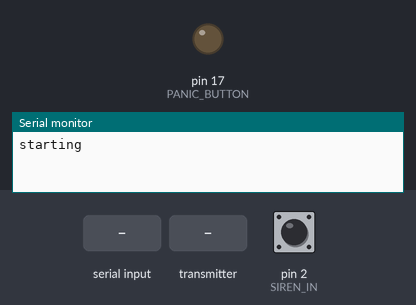
A sketch run on a simulated Arduino Leonardo, built with avr-gcc and run on an emulated ATmega32U4. Parts: output pins drawn as LEDs (lit = HIGH), the last lines printed to the serial monitor. Inputs (shaded band) come from the test bench; at power-on: pin 2 (SIREN_IN) HIGH. No radio packets arrive unless stated.

Above: at 1.2 s.
1.3 s: "P" received over Serial
At 1.7 s:
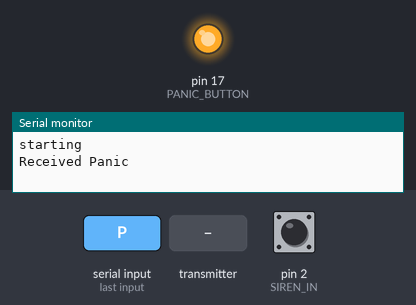
4.3 s: pin 2 (SIREN_IN) pulled LOW for 0.15 s
5.9 s: the transmitter starts sending mirfData = 0
7.8 s: "1" received over Serial
Timing chart, 0 to 10.3 s (numbered marks = the images above; inputs shaded):
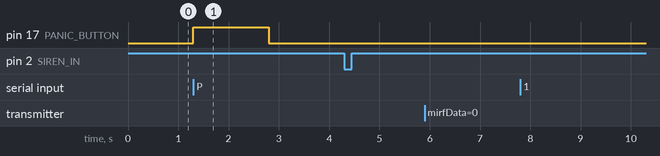

The sketch:

AlarmReceiver.ino
```cpp
/*
 */

#include <SPI.h>
#include "RadioCommon.h"
#include "nRF24L01.h"
#include "RF24.h"

#define PANIC_BUTTON 17
#define SIREN_IN      2

byte inByte;
unsigned long mirfData;

RF24 radio(14, 16);

void setup()
{
  pinMode(SIREN_IN, INPUT_PULLUP);

  digitalWrite(PANIC_BUTTON, LOW);
  pinMode(PANIC_BUTTON, OUTPUT);

  // start serial port at 9600 bps:
  Serial.begin(9600);
  while (!Serial) {
    ; // wait for serial port to connect. Needed for Leonardo only
  }

  //
  // Setup and configure rf radio
  //

  START_RADIO(radio, RADIO_ALARM);

  Serial.println("starting");
}

void press(int output)
{
  digitalWrite(output, HIGH);
  delay(1500);
  digitalWrite(output, LOW);
}

unsigned long startDebounce = 0;
int lastState = HIGH;
boolean alarmSent = false;

void loop()
{
  int state = digitalRead(SIREN_IN);
  if (state != lastState) {
    lastState = state;
    startDebounce = millis();
    alarmSent = false;
    Serial.println(state == HIGH ? "High Detected" : "Low detected");
  } else if (state == LOW && (millis() - startDebounce) >= 20 && !alarmSent) {
    Serial.println("Alarm detected");
    radio.stopListening();
    radio.openWritingPipe(pipes[RADIO_SERVER]);
    mirfData = 'A';
    alarmSent = radio.write((byte *)&mirfData, sizeof(unsigned long));
    radio.startListening();
  }

  // if we get a valid byte, read analog ins:
  if (Serial.available() > 0) {
    // get incoming byte:
    inByte = Serial.read();
    switch (inByte) {
      case 'P':
        Serial.println("Received Panic");
        press(PANIC_BUTTON);
        break;

      default:
        Serial.print("Received ");
        Serial.println(inByte);
    }
  }

  if (radio.available()) {
    radio.read((byte *)&mirfData, sizeof(unsigned long));
    inByte = mirfData & 0xFF;
    switch (inByte) {
      case 'P':
        Serial.println("Received Panic");
        press(PANIC_BUTTON);
        break;

      default:
        Serial.print("Received data ");
        Serial.println(mirfData);
    }
  }
}
```

Measured:
- after the input at 1.3 s, pin 17 (PANIC_BUTTON): LOW → HIGH at once, → LOW 1.5 s later
